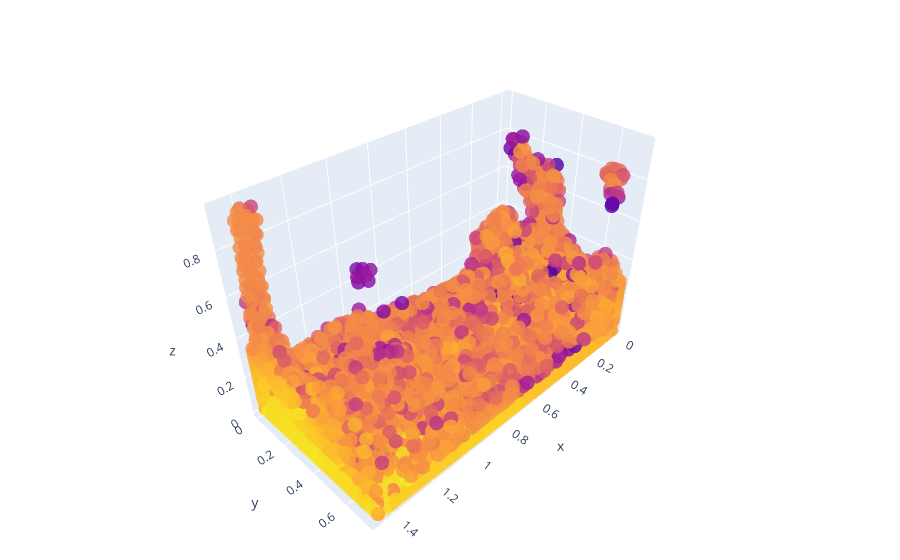

Notebook code cell kept with this figure:
### Code cell
# elem.pop('vel')
# plot_sample(elem)
fig = plot_particles(elem['pos'], elem['density'], colorscale='Plasma', return_fig=True)
# remove margins
fig.update_layout(margin=dict(l=0, r=0, b=0, t=0))
fig.update_layout(scene_camera=dict(eye=dict(x=1.5, y=1.5, z=1.5)))
fig.show()
# zoom camera out

### Figure 1 — Plotly figure (JSON) as saved in the notebook; plotly's stock layout.template omitted (floating-point values rounded to 4 significant figures; data arrays with more than 128 entries replaced by an {"elided": "..."} marker saying what was removed)
{"data": [{"marker": {"color": {"elided": "3456 float values"}, "colorscale": [[0, "#0d0887"], [0.1111, "#46039f"], [0.2222, "#7201a8"], [0.3333, "#9c179e"], [0.4444, "#bd3786"], [0.5556, "#d8576b"], [0.6667, "#ed7953"], [0.7778, "#fb9f3a"], [0.8889, "#fdca26"], [1, "#f0f921"]], "opacity": 0.8, "size": 5}, "mode": "markers", "type": "scatter3d", "x": {"elided": "3456 float values"}, "y": {"elided": "3456 float values"}, "z": {"elided": "3456 float values"}}], "layout": {"margin": {"b": 0, "l": 0, "r": 0, "t": 0}, "scene": {"camera": {"eye": {"x": 1.5, "y": 1.5, "z": 1.5}}}}}
